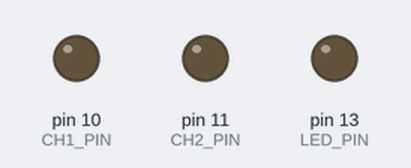
A sketch run on a simulated Arduino Uno, built with avr-gcc and run on an emulated ATmega328P. Parts: output pins drawn as LEDs (lit = HIGH).

Above: at 0.5 s.
At 2.2 s:
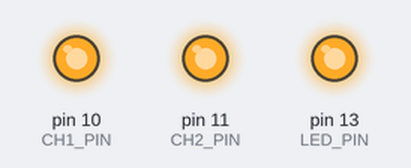
Timing chart, 0 to 3.0 s (numbered marks = the images above):
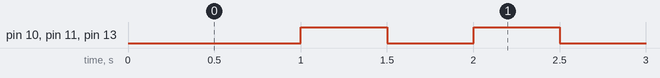

The sketch:

SignalGenerator.ino
```cpp
/*
  Signal Generator

  Simple dual channel square wave signal generator for testing
  flow signal pulse inputs

 */

#include "SignalGenerator.h"

// Define global constants
#define _1SEC (1000000) // 1 second is 1000000 microseconds

// Define global variables


// System Initialisation
void setup() {
  // Setup the pin status
  pinMode(CH1_PIN, OUTPUT);
  pinMode(CH2_PIN, OUTPUT);
  pinMode(LED_PIN, OUTPUT);

}

// the loop routine runs over and over again forever:
void loop() {

  // Generate hard coded pulses
  PULSE(FREQUENCY_1Hz, (FREQUENCY_1Hz/2),  digitalWrite(LED_PIN, HIGH), digitalWrite(LED_PIN, LOW) );
  PULSE(FREQUENCY_1Hz, (FREQUENCY_1Hz/2),  digitalWrite(CH1_PIN, HIGH), digitalWrite(CH1_PIN, LOW) );
  PULSE(FREQUENCY_1Hz, (FREQUENCY_1Hz/2),  digitalWrite(CH2_PIN, HIGH), digitalWrite(CH2_PIN, LOW) );

}
```

SignalGenerator.h
```cpp
#ifndef SignalGenerator_h
#define SignalGenerator_h

#ifndef HARDWARESETUP
  #define HARDWARESETUP

  #define CH1_PIN (10)              // the pin number of channel 1
  #define CH2_PIN (11)              // the pin number of channel 2
  #define LED_PIN (13)              // the pin number of channel 3

#endif

#ifndef TIMES
  	#define TIMES
  	#define TIME_1MSEC       (1)
	#define TIME_10MSEC      (10)
	#define TIME_15MSEC      (15)
	#define TIME_20MSEC      (20)
	#define TIME_35MSEC      (35)
	#define TIME_50MSEC      (50)
	#define TIME_100MSEC     (100)
	#define TIME_250MSEC     (250)
	#define TIME_300MSEC     (300)
	#define TIME_350MSEC     (350)
	#define TIME_500MSEC     (500)
	#define TIME_1SEC 	 (1000)
	#define TIME_5SEC 	 (5000)
	#define TIME_10SEC 	 (10000)
	#define TIME_30SEC 	 (30000)
	#define TIME_1MIN	 (60000)
	#define TIME_5MIN	 (300000)
	#define TIME_10MIN	 (600000)
	#define TIME_15MIN	 (900000)
	#define TIME_20MIN	 (1200000)
	#define TIME_25MIN	 (1500000)
	#define TIME_30MIN	 (1800000)
#endif

#ifndef FREQUENCY
  	#define FREQUENCY        // pulse time in microseconds for frequencies
  	#define FREQUENCY_1Hz    (1000000)
  	#define FREQUENCY_2Hz    (500000)
  	#define FREQUENCY_5Hz    (200000)
  	#define FREQUENCY_10Hz   (100000)
  	#define FREQUENCY_20Hz   (50000)
  	#define FREQUENCY_50Hz   (20000)
  	#define FREQUENCY_100Hz  (10000)
  	#define FREQUENCY_200Hz  (5000)
  	#define FREQUENCY_500Hz  (2000)
  	#define FREQUENCY_1kHz   (1000)
  	#define FREQUENCY_2kHz   (500)
  	#define FREQUENCY_5kHz   (200)
#endif

#ifndef EVERY
  #define EVERY(interval, event) { \
			unsigned long interval##_now = millis(); \
			static unsigned long interval##_lastTriggered; \
			if ((( interval##_now ) - interval##_lastTriggered) > interval) {\
				{event;} \
				interval##_lastTriggered = interval##_now; } \
			}
#endif

#ifndef PULSE
  #define PULSE(interval, length, on, off) { \
			unsigned long interval##_now = micros(); \
                        static bool interval##_On; \
			static unsigned long interval##_lastTriggered; \
			if ( ((( interval##_now ) - interval##_lastTriggered) > length) && interval##_On ) {\
				interval##_On = false; \
				{off;} \
                                } \
			if ((( interval##_now ) - interval##_lastTriggered) > interval) {\
				interval##_lastTriggered = interval##_now; \
				interval##_On = true; \
				{on;} \
                                } \
			}
#endif

#endif
```

Measured:
- by itself, pin 10 (CH1_PIN), pin 11 (CH2_PIN), pin 13 (LED_PIN): alternates HIGH for 0.50 s and LOW for 0.50 s
